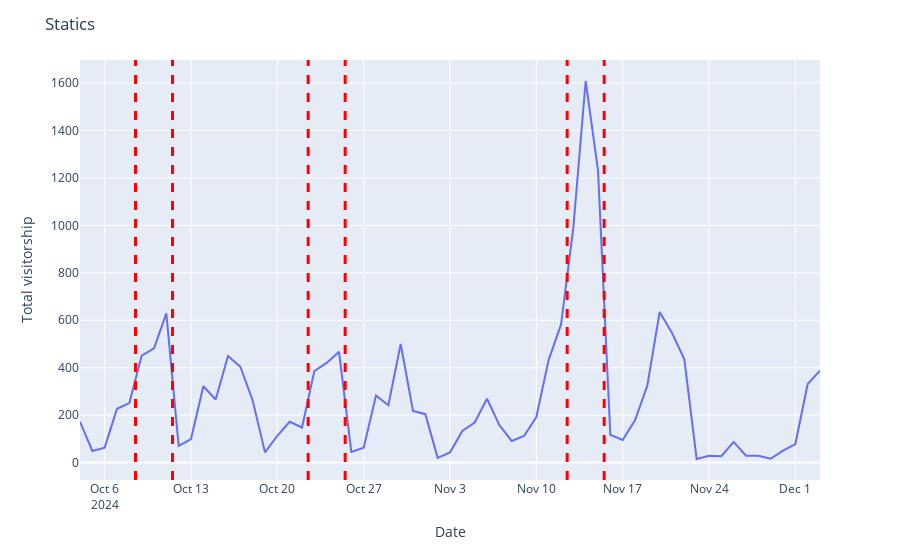
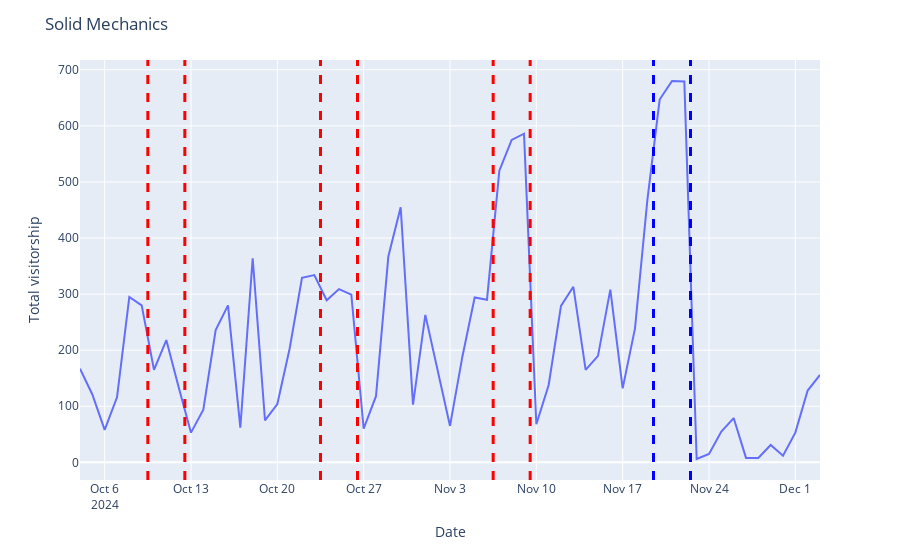
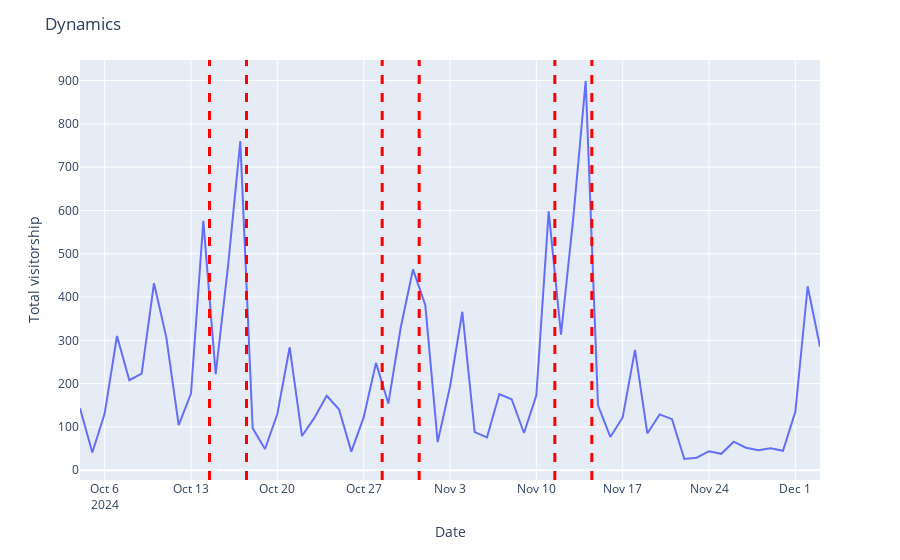

Notebook code cell kept with these figures, in order:
### Code cell
for class_ in ['sta', 'sol', 'dyn']:
    fig = px.line(class_data, x=class_data.index, y=class_)
    for week in range(7):
        init = dt.datetime(year=2024, month=10, day=6)
        if class_ == "sol" and week in [0, 2, 4]:
            fig.add_vline(x=init+dt.timedelta(weeks=week, days=3.5), line_width=3, line_dash="dash", line_color="red")
            fig.add_vline(x=init+dt.timedelta(weeks=week, days=6.5), line_width=3, line_dash="dash", line_color="red")
        if class_ == 'sol' and week == 6:
            fig.add_vline(x=init+dt.timedelta(weeks=week, days=2.5), line_width=3, line_dash="dash", line_color="blue")
            fig.add_vline(x=init+dt.timedelta(weeks=week, days=5.5), line_width=3, line_dash="dash", line_color="blue")
        if class_ == "sta" and week in [0, 2, 5]:
            fig.add_vline(x=init+dt.timedelta(weeks=week, days=2.5), line_width=3, line_dash="dash", line_color="red")
            fig.add_vline(x=init+dt.timedelta(weeks=week, days=5.5), line_width=3, line_dash="dash", line_color="red")
        if class_ == "dyn" and week in [1, 3, 5]:
            fig.add_vline(x=init+dt.timedelta(weeks=week, days=1.5), line_width=3, line_dash="dash", line_color="red")
            fig.add_vline(x=init+dt.timedelta(weeks=week, days=4.5), line_width=3, line_dash="dash", line_color="red")
    fancy_name = "Dynamics" if class_ == 'dyn' else ('Solid Mechanics' if class_ == 'sol' else 'Statics')
    fig.update_layout(
        title=fancy_name,
        xaxis=dict(title="Date"),
        yaxis=dict(title="Total visitorship")
    )
    fig.show()

### Figure 1 — Plotly figure (JSON) as saved in the notebook; plotly's stock layout.template omitted (floating-point values rounded to 4 significant figures)
{"data": [{"hovertemplate": "date=%{x}<br>sta=%{y}<extra></extra>", "legendgroup": "", "line": {"color": "#636efa", "dash": "solid"}, "marker": {"symbol": "circle"}, "mode": "lines", "name": "", "orientation": "v", "showlegend": false, "type": "scatter", "x": ["2024-10-04T00:00:00", "2024-10-05T00:00:00", "2024-10-06T00:00:00", "2024-10-07T00:00:00", "2024-10-08T00:00:00", "2024-10-09T00:00:00", "2024-10-10T00:00:00", "2024-10-11T00:00:00", "2024-10-12T00:00:00", "2024-10-13T00:00:00", "2024-10-14T00:00:00", "2024-10-15T00:00:00", "2024-10-16T00:00:00", "2024-10-17T00:00:00", "2024-10-18T00:00:00", "2024-10-19T00:00:00", "2024-10-20T00:00:00", "2024-10-21T00:00:00", "2024-10-22T00:00:00", "2024-10-23T00:00:00", "2024-10-24T00:00:00", "2024-10-25T00:00:00", "2024-10-26T00:00:00", "2024-10-27T00:00:00", "2024-10-28T00:00:00", "2024-10-29T00:00:00", "2024-10-30T00:00:00", "2024-10-31T00:00:00", "2024-11-01T00:00:00", "2024-11-02T00:00:00", "2024-11-03T00:00:00", "2024-11-04T00:00:00", "2024-11-05T00:00:00", "2024-11-06T00:00:00", "2024-11-07T00:00:00", "2024-11-08T00:00:00", "2024-11-09T00:00:00", "2024-11-10T00:00:00", "2024-11-11T00:00:00", "2024-11-12T00:00:00", "2024-11-13T00:00:00", "2024-11-14T00:00:00", "2024-11-15T00:00:00", "2024-11-16T00:00:00", "2024-11-17T00:00:00", "2024-11-18T00:00:00", "2024-11-19T00:00:00", "2024-11-20T00:00:00", "2024-11-21T00:00:00", "2024-11-22T00:00:00", "2024-11-23T00:00:00", "2024-11-24T00:00:00", "2024-11-25T00:00:00", "2024-11-26T00:00:00", "2024-11-27T00:00:00", "2024-11-28T00:00:00", "2024-11-29T00:00:00", "2024-11-30T00:00:00", "2024-12-01T00:00:00", "2024-12-02T00:00:00", "2024-12-03T00:00:00"], "xaxis": "x", "y": [172, 49, 63, 227, 251, 451, 482, 629, 70, 99, 322, 266, 449, 404, 262, 43, 113, 172, 148, 386, 420, 467, 45, 63, 283, 242, 500, 218, 204, 20, 43, 133, 169, 269, 158, 91, 112, 192, 433, 582, 991, 1609, 1232, 117, 95, 178, 325, 635, 546, 435, 15, 29, 27, 87, 29, 29, 16, 50, 78, 331, 388], "yaxis": "y"}], "layout": {"legend": {"tracegroupgap": 0}, "margin": {"t": 60}, "shapes": [{"line": {"color": "red", "dash": "dash", "width": 3}, "type": "line", "x0": "2024-10-08T12:00:00", "x1": "2024-10-08T12:00:00", "xref": "x", "y0": 0, "y1": 1, "yref": "y domain"}, {"line": {"color": "red", "dash": "dash", "width": 3}, "type": "line", "x0": "2024-10-11T12:00:00", "x1": "2024-10-11T12:00:00", "xref": "x", "y0": 0, "y1": 1, "yref": "y domain"}, {"line": {"color": "red", "dash": "dash", "width": 3}, "type": "line", "x0": "2024-10-22T12:00:00", "x1": "2024-10-22T12:00:00", "xref": "x", "y0": 0, "y1": 1, "yref": "y domain"}, {"line": {"color": "red", "dash": "dash", "width": 3}, "type": "line", "x0": "2024-10-25T12:00:00", "x1": "2024-10-25T12:00:00", "xref": "x", "y0": 0, "y1": 1, "yref": "y domain"}, {"line": {"color": "red", "dash": "dash", "width": 3}, "type": "line", "x0": "2024-11-12T12:00:00", "x1": "2024-11-12T12:00:00", "xref": "x", "y0": 0, "y1": 1, "yref": "y domain"}, {"line": {"color": "red", "dash": "dash", "width": 3}, "type": "line", "x0": "2024-11-15T12:00:00", "x1": "2024-11-15T12:00:00", "xref": "x", "y0": 0, "y1": 1, "yref": "y domain"}], "title": {"text": "Statics"}, "xaxis": {"anchor": "y", "domain": [0, 1], "title": {"text": "Date"}}, "yaxis": {"anchor": "x", "domain": [0, 1], "title": {"text": "Total visitorship"}}}}

### Figure 2 — Plotly figure (JSON) as saved in the notebook; plotly's stock layout.template omitted (floating-point values rounded to 4 significant figures)
{"data": [{"hovertemplate": "date=%{x}<br>sol=%{y}<extra></extra>", "legendgroup": "", "line": {"color": "#636efa", "dash": "solid"}, "marker": {"symbol": "circle"}, "mode": "lines", "name": "", "orientation": "v", "showlegend": false, "type": "scatter", "x": ["2024-10-04T00:00:00", "2024-10-05T00:00:00", "2024-10-06T00:00:00", "2024-10-07T00:00:00", "2024-10-08T00:00:00", "2024-10-09T00:00:00", "2024-10-10T00:00:00", "2024-10-11T00:00:00", "2024-10-12T00:00:00", "2024-10-13T00:00:00", "2024-10-14T00:00:00", "2024-10-15T00:00:00", "2024-10-16T00:00:00", "2024-10-17T00:00:00", "2024-10-18T00:00:00", "2024-10-19T00:00:00", "2024-10-20T00:00:00", "2024-10-21T00:00:00", "2024-10-22T00:00:00", "2024-10-23T00:00:00", "2024-10-24T00:00:00", "2024-10-25T00:00:00", "2024-10-26T00:00:00", "2024-10-27T00:00:00", "2024-10-28T00:00:00", "2024-10-29T00:00:00", "2024-10-30T00:00:00", "2024-10-31T00:00:00", "2024-11-01T00:00:00", "2024-11-02T00:00:00", "2024-11-03T00:00:00", "2024-11-04T00:00:00", "2024-11-05T00:00:00", "2024-11-06T00:00:00", "2024-11-07T00:00:00", "2024-11-08T00:00:00", "2024-11-09T00:00:00", "2024-11-10T00:00:00", "2024-11-11T00:00:00", "2024-11-12T00:00:00", "2024-11-13T00:00:00", "2024-11-14T00:00:00", "2024-11-15T00:00:00", "2024-11-16T00:00:00", "2024-11-17T00:00:00", "2024-11-18T00:00:00", "2024-11-19T00:00:00", "2024-11-20T00:00:00", "2024-11-21T00:00:00", "2024-11-22T00:00:00", "2024-11-23T00:00:00", "2024-11-24T00:00:00", "2024-11-25T00:00:00", "2024-11-26T00:00:00", "2024-11-27T00:00:00", "2024-11-28T00:00:00", "2024-11-29T00:00:00", "2024-11-30T00:00:00", "2024-12-01T00:00:00", "2024-12-02T00:00:00", "2024-12-03T00:00:00"], "xaxis": "x", "y": [167, 121, 58, 116, 295, 280, 165, 218, 134, 53, 94, 236, 280, 62, 364, 75, 104, 203, 329, 334, 289, 309, 299, 60, 118, 367, 455, 103, 263, 164, 65, 188, 294, 290, 520, 575, 586, 68, 138, 279, 313, 165, 190, 308, 132, 239, 467, 647, 680, 679, 6, 15, 55, 79, 8, 8, 31, 12, 53, 128, 156], "yaxis": "y"}], "layout": {"legend": {"tracegroupgap": 0}, "margin": {"t": 60}, "shapes": [{"line": {"color": "red", "dash": "dash", "width": 3}, "type": "line", "x0": "2024-10-09T12:00:00", "x1": "2024-10-09T12:00:00", "xref": "x", "y0": 0, "y1": 1, "yref": "y domain"}, {"line": {"color": "red", "dash": "dash", "width": 3}, "type": "line", "x0": "2024-10-12T12:00:00", "x1": "2024-10-12T12:00:00", "xref": "x", "y0": 0, "y1": 1, "yref": "y domain"}, {"line": {"color": "red", "dash": "dash", "width": 3}, "type": "line", "x0": "2024-10-23T12:00:00", "x1": "2024-10-23T12:00:00", "xref": "x", "y0": 0, "y1": 1, "yref": "y domain"}, {"line": {"color": "red", "dash": "dash", "width": 3}, "type": "line", "x0": "2024-10-26T12:00:00", "x1": "2024-10-26T12:00:00", "xref": "x", "y0": 0, "y1": 1, "yref": "y domain"}, {"line": {"color": "red", "dash": "dash", "width": 3}, "type": "line", "x0": "2024-11-06T12:00:00", "x1": "2024-11-06T12:00:00", "xref": "x", "y0": 0, "y1": 1, "yref": "y domain"}, {"line": {"color": "red", "dash": "dash", "width": 3}, "type": "line", "x0": "2024-11-09T12:00:00", "x1": "2024-11-09T12:00:00", "xref": "x", "y0": 0, "y1": 1, "yref": "y domain"}, {"line": {"color": "blue", "dash": "dash", "width": 3}, "type": "line", "x0": "2024-11-19T12:00:00", "x1": "2024-11-19T12:00:00", "xref": "x", "y0": 0, "y1": 1, "yref": "y domain"}, {"line": {"color": "blue", "dash": "dash", "width": 3}, "type": "line", "x0": "2024-11-22T12:00:00", "x1": "2024-11-22T12:00:00", "xref": "x", "y0": 0, "y1": 1, "yref": "y domain"}], "title": {"text": "Solid Mechanics"}, "xaxis": {"anchor": "y", "domain": [0, 1], "title": {"text": "Date"}}, "yaxis": {"anchor": "x", "domain": [0, 1], "title": {"text": "Total visitorship"}}}}

### Figure 3 — Plotly figure (JSON) as saved in the notebook; plotly's stock layout.template omitted (floating-point values rounded to 4 significant figures)
{"data": [{"hovertemplate": "date=%{x}<br>dyn=%{y}<extra></extra>", "legendgroup": "", "line": {"color": "#636efa", "dash": "solid"}, "marker": {"symbol": "circle"}, "mode": "lines", "name": "", "orientation": "v", "showlegend": false, "type": "scatter", "x": ["2024-10-04T00:00:00", "2024-10-05T00:00:00", "2024-10-06T00:00:00", "2024-10-07T00:00:00", "2024-10-08T00:00:00", "2024-10-09T00:00:00", "2024-10-10T00:00:00", "2024-10-11T00:00:00", "2024-10-12T00:00:00", "2024-10-13T00:00:00", "2024-10-14T00:00:00", "2024-10-15T00:00:00", "2024-10-16T00:00:00", "2024-10-17T00:00:00", "2024-10-18T00:00:00", "2024-10-19T00:00:00", "2024-10-20T00:00:00", "2024-10-21T00:00:00", "2024-10-22T00:00:00", "2024-10-23T00:00:00", "2024-10-24T00:00:00", "2024-10-25T00:00:00", "2024-10-26T00:00:00", "2024-10-27T00:00:00", "2024-10-28T00:00:00", "2024-10-29T00:00:00", "2024-10-30T00:00:00", "2024-10-31T00:00:00", "2024-11-01T00:00:00", "2024-11-02T00:00:00", "2024-11-03T00:00:00", "2024-11-04T00:00:00", "2024-11-05T00:00:00", "2024-11-06T00:00:00", "2024-11-07T00:00:00", "2024-11-08T00:00:00", "2024-11-09T00:00:00", "2024-11-10T00:00:00", "2024-11-11T00:00:00", "2024-11-12T00:00:00", "2024-11-13T00:00:00", "2024-11-14T00:00:00", "2024-11-15T00:00:00", "2024-11-16T00:00:00", "2024-11-17T00:00:00", "2024-11-18T00:00:00", "2024-11-19T00:00:00", "2024-11-20T00:00:00", "2024-11-21T00:00:00", "2024-11-22T00:00:00", "2024-11-23T00:00:00", "2024-11-24T00:00:00", "2024-11-25T00:00:00", "2024-11-26T00:00:00", "2024-11-27T00:00:00", "2024-11-28T00:00:00", "2024-11-29T00:00:00", "2024-11-30T00:00:00", "2024-12-01T00:00:00", "2024-12-02T00:00:00", "2024-12-03T00:00:00"], "xaxis": "x", "y": [143, 41, 131, 310, 208, 223, 432, 307, 104, 177, 576, 222, 471, 760, 97, 49, 130, 284, 79, 121, 172, 141, 43, 122, 248, 154, 329, 464, 381, 65, 193, 366, 88, 76, 176, 164, 86, 173, 598, 313, 584, 899, 150, 77, 122, 278, 85, 129, 118, 26, 29, 44, 38, 66, 52, 46, 51, 45, 135, 425, 285], "yaxis": "y"}], "layout": {"legend": {"tracegroupgap": 0}, "margin": {"t": 60}, "shapes": [{"line": {"color": "red", "dash": "dash", "width": 3}, "type": "line", "x0": "2024-10-14T12:00:00", "x1": "2024-10-14T12:00:00", "xref": "x", "y0": 0, "y1": 1, "yref": "y domain"}, {"line": {"color": "red", "dash": "dash", "width": 3}, "type": "line", "x0": "2024-10-17T12:00:00", "x1": "2024-10-17T12:00:00", "xref": "x", "y0": 0, "y1": 1, "yref": "y domain"}, {"line": {"color": "red", "dash": "dash", "width": 3}, "type": "line", "x0": "2024-10-28T12:00:00", "x1": "2024-10-28T12:00:00", "xref": "x", "y0": 0, "y1": 1, "yref": "y domain"}, {"line": {"color": "red", "dash": "dash", "width": 3}, "type": "line", "x0": "2024-10-31T12:00:00", "x1": "2024-10-31T12:00:00", "xref": "x", "y0": 0, "y1": 1, "yref": "y domain"}, {"line": {"color": "red", "dash": "dash", "width": 3}, "type": "line", "x0": "2024-11-11T12:00:00", "x1": "2024-11-11T12:00:00", "xref": "x", "y0": 0, "y1": 1, "yref": "y domain"}, {"line": {"color": "red", "dash": "dash", "width": 3}, "type": "line", "x0": "2024-11-14T12:00:00", "x1": "2024-11-14T12:00:00", "xref": "x", "y0": 0, "y1": 1, "yref": "y domain"}], "title": {"text": "Dynamics"}, "xaxis": {"anchor": "y", "domain": [0, 1], "title": {"text": "Date"}}, "yaxis": {"anchor": "x", "domain": [0, 1], "title": {"text": "Total visitorship"}}}}
